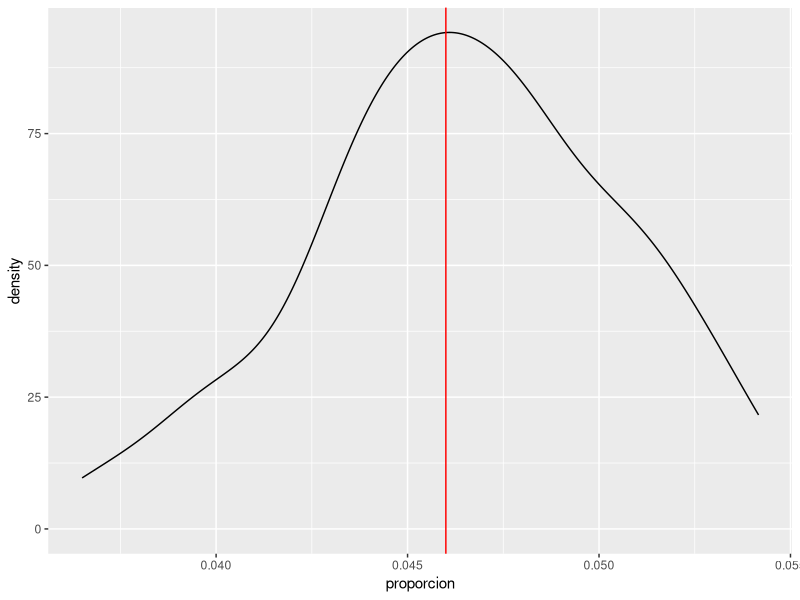

Source code (R):
## ---- chunk 1
knitr::opts_chunk$set(echo = TRUE, warning = FALSE, message = FALSE)
## ---- chunk 2
# Conformando la bolsa de granos
total_granos <- 500
porcentaje_defectuosos <- 4.6 / 100
total_defectuosos <- total_granos * porcentaje_defectuosos
total_buenos <- total_granos - total_defectuosos

bolsa_granos <- c(rep("Defectuoso", total_defectuosos),
                  rep("Bueno", total_buenos))
## ---- chunk 3
prop.table(table(bolsa_granos))
## ---- chunk 4
set.seed(123)
muestra_ejemplo <- sample(x = bolsa_granos, size = 15, replace = TRUE)
prop.table(table(muestra_ejemplo))
## ---- chunk 5
library(tidyverse)
set.seed(2021)
simulacion1 <- tibble(repeticion = 1:25) %>% 
  mutate(muestra = map(.x = repeticion, .f = ~sample(
    x = bolsa_granos,
    size = 15,
    replace = TRUE
  )),
  proporcion = map(.x = muestra, .f = ~prop.table(table(.x))[2])) %>% 
  unnest(proporcion)

# Promedio
mean(simulacion1$proporcion, na.rm = TRUE)
## ---- chunk 6
promedio <- c()
set.seed(2021)
for (i in 1:100) {
  simulacion1 <- tibble(repeticion = 1:25) %>%
    mutate(
      muestra = map(
        .x = repeticion,
        .f = ~ sample(
          x = bolsa_granos,
          size = 80,
          replace = TRUE
        )
      ),
      proporcion = map(.x = muestra, .f = ~ prop.table(table(.x))[2])
    ) %>%
    unnest(proporcion)
  
  # Promedio
  promedio[i] <- mean(simulacion1$proporcion, na.rm = TRUE)
}
## ---- chunk 7
promedio
## ---- chunk 8
mean(promedio)
## ---- chunk 9
enframe(x = promedio, name = "replica", value = "proporcion") %>% 
  ggplot(mapping = aes(x = proporcion)) +
  geom_density() +
  geom_vline(xintercept = 0.046, color = "red")
